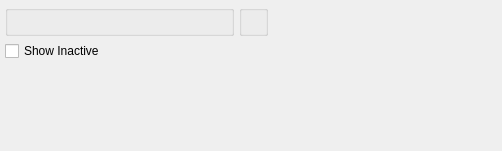
<?xml version="1.0" encoding="UTF-8"?>
<ui version="4.0">
 <comment>This file is part of the xTuple ERP: PostBooks Edition, a free and
open source Enterprise Resource Planning software suite,
Copyright (c) 1999-2010 by OpenMFG LLC, d/b/a xTuple.
It is licensed to you under the Common Public Attribution License
version 1.0, the full text of which (including xTuple-specific Exhibits)
is available at www.xtuple.com/CPAL.  By using this software, you agree
to be bound by its terms.</comment>
 <class>dspItemSitesByParameterList</class>
 <widget class="QWidget" name="dspItemSitesByParameterList">
  <property name="geometry">
   <rect>
    <x>0</x>
    <y>0</y>
    <width>502</width>
    <height>151</height>
   </rect>
  </property>
  <property name="windowTitle">
   <string>Item Sites by Class Code</string>
  </property>
  <layout class="QHBoxLayout" name="horizontalLayout">
   <item>
    <layout class="QVBoxLayout" name="verticalLayout">
     <item>
      <widget class="ParameterGroup" name="_parameter">
       <property name="sizePolicy">
        <sizepolicy hsizetype="Expanding" vsizetype="Preferred">
         <horstretch>0</horstretch>
         <verstretch>0</verstretch>
        </sizepolicy>
       </property>
       <property name="title">
        <string/>
       </property>
       <property name="fixedSize">
        <bool>false</bool>
       </property>
      </widget>
     </item>
     <item>
      <widget class="XCheckBox" name="_showInactive">
       <property name="text">
        <string>Show Inactive</string>
       </property>
      </widget>
     </item>
     <item>
      <spacer name="verticalSpacer_2">
       <property name="orientation">
        <enum>Qt::Vertical</enum>
       </property>
       <property name="sizeHint" stdset="0">
        <size>
         <width>20</width>
         <height>0</height>
        </size>
       </property>
      </spacer>
     </item>
    </layout>
   </item>
   <item>
    <layout class="QVBoxLayout" name="verticalLayout_2">
     <item>
      <widget class="WarehouseGroup" name="_warehouse">
       <property name="title">
        <string/>
       </property>
       <property name="fixedSize">
        <bool>false</bool>
       </property>
      </widget>
     </item>
     <item>
      <spacer name="verticalSpacer">
       <property name="orientation">
        <enum>Qt::Vertical</enum>
       </property>
       <property name="sizeHint" stdset="0">
        <size>
         <width>20</width>
         <height>0</height>
        </size>
       </property>
      </spacer>
     </item>
    </layout>
   </item>
   <item>
    <spacer>
     <property name="orientation">
      <enum>Qt::Horizontal</enum>
     </property>
     <property name="sizeType">
      <enum>QSizePolicy::Expanding</enum>
     </property>
     <property name="sizeHint" stdset="0">
      <size>
       <width>0</width>
       <height>13</height>
      </size>
     </property>
    </spacer>
   </item>
  </layout>
 </widget>
 <layoutdefault spacing="5" margin="5"/>
 <pixmapfunction>qPixmapFromMimeSource</pixmapfunction>
 <customwidgets>
  <customwidget>
   <class>ParameterGroup</class>
   <extends>QGroupBox</extends>
   <header>parametergroup.h</header>
  </customwidget>
  <customwidget>
   <class>WarehouseGroup</class>
   <extends>QGroupBox</extends>
   <header>warehousegroup.h</header>
  </customwidget>
  <customwidget>
   <class>XCheckBox</class>
   <extends>QCheckBox</extends>
   <header>xcheckbox.h</header>
  </customwidget>
 </customwidgets>
 <tabstops>
  <tabstop>_parameter</tabstop>
  <tabstop>_warehouse</tabstop>
 </tabstops>
 <resources/>
 <connections/>
</ui>
